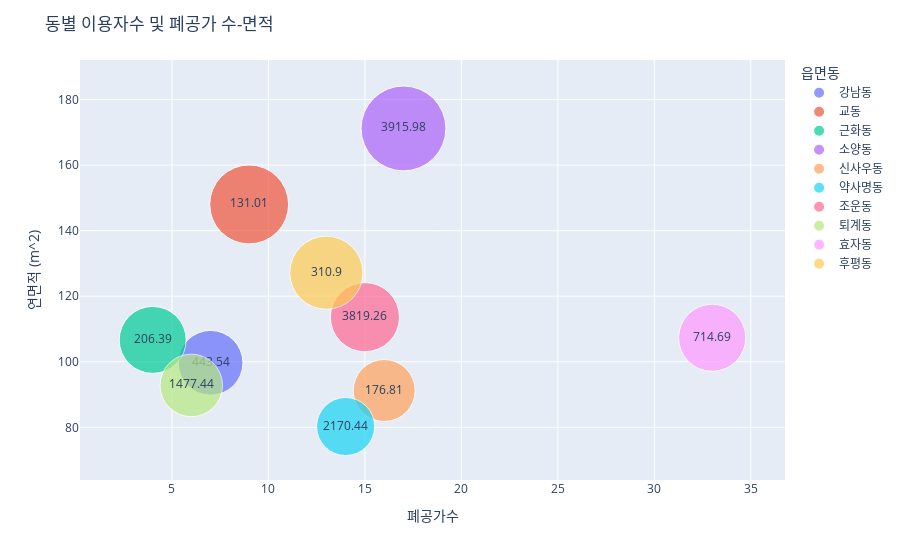

This figure's notebook cell:
### Code cell
fig = px.scatter(df_sum, x='폐공가수', y='연면적', size= '연면적', color = '읍면동', text = '이용자수', size_max=60)

fig.update_layout(title_text="동별 이용자수 및 폐공가 수-면적", height=800)
# fig.update_traces(textposition='top center')
fig.update_xaxes(title_text ='폐공가수')
fig.update_yaxes(title_text ='연면적 (m^2)')

fig.show()

### Figure 1 — Plotly figure (JSON) as saved in the notebook; plotly's stock layout.template omitted (floating-point values rounded to 4 significant figures)
{"data": [{"hovertemplate": "읍면동=강남동<br>폐공가수=%{x}<br>연면적=%{marker.size}<br>이용자수=%{text}<extra></extra>", "legendgroup": "강남동", "marker": {"color": "#636efa", "size": [99.68], "sizemode": "area", "sizeref": 0.04755, "symbol": "circle"}, "mode": "markers+text", "name": "강남동", "orientation": "v", "showlegend": true, "text": [443.5], "type": "scatter", "x": [7], "xaxis": "x", "y": [99.68], "yaxis": "y"}, {"hovertemplate": "읍면동=교동<br>폐공가수=%{x}<br>연면적=%{marker.size}<br>이용자수=%{text}<extra></extra>", "legendgroup": "교동", "marker": {"color": "#EF553B", "size": [148.0], "sizemode": "area", "sizeref": 0.04755, "symbol": "circle"}, "mode": "markers+text", "name": "교동", "orientation": "v", "showlegend": true, "text": [131.0], "type": "scatter", "x": [9], "xaxis": "x", "y": [148.0], "yaxis": "y"}, {"hovertemplate": "읍면동=근화동<br>폐공가수=%{x}<br>연면적=%{marker.size}<br>이용자수=%{text}<extra></extra>", "legendgroup": "근화동", "marker": {"color": "#00cc96", "size": [106.7], "sizemode": "area", "sizeref": 0.04755, "symbol": "circle"}, "mode": "markers+text", "name": "근화동", "orientation": "v", "showlegend": true, "text": [206.4], "type": "scatter", "x": [4], "xaxis": "x", "y": [106.7], "yaxis": "y"}, {"hovertemplate": "읍면동=소양동<br>폐공가수=%{x}<br>연면적=%{marker.size}<br>이용자수=%{text}<extra></extra>", "legendgroup": "소양동", "marker": {"color": "#ab63fa", "size": [171.2], "sizemode": "area", "sizeref": 0.04755, "symbol": "circle"}, "mode": "markers+text", "name": "소양동", "orientation": "v", "showlegend": true, "text": [3916.0], "type": "scatter", "x": [17], "xaxis": "x", "y": [171.2], "yaxis": "y"}, {"hovertemplate": "읍면동=신사우동<br>폐공가수=%{x}<br>연면적=%{marker.size}<br>이용자수=%{text}<extra></extra>", "legendgroup": "신사우동", "marker": {"color": "#FFA15A", "size": [91.23], "sizemode": "area", "sizeref": 0.04755, "symbol": "circle"}, "mode": "markers+text", "name": "신사우동", "orientation": "v", "showlegend": true, "text": [176.8], "type": "scatter", "x": [16], "xaxis": "x", "y": [91.23], "yaxis": "y"}, {"hovertemplate": "읍면동=약사명동<br>폐공가수=%{x}<br>연면적=%{marker.size}<br>이용자수=%{text}<extra></extra>", "legendgroup": "약사명동", "marker": {"color": "#19d3f3", "size": [80.25], "sizemode": "area", "sizeref": 0.04755, "symbol": "circle"}, "mode": "markers+text", "name": "약사명동", "orientation": "v", "showlegend": true, "text": [2170.0], "type": "scatter", "x": [14], "xaxis": "x", "y": [80.25], "yaxis": "y"}, {"hovertemplate": "읍면동=조운동<br>폐공가수=%{x}<br>연면적=%{marker.size}<br>이용자수=%{text}<extra></extra>", "legendgroup": "조운동", "marker": {"color": "#FF6692", "size": [113.6], "sizemode": "area", "sizeref": 0.04755, "symbol": "circle"}, "mode": "markers+text", "name": "조운동", "orientation": "v", "showlegend": true, "text": [3819.0], "type": "scatter", "x": [15], "xaxis": "x", "y": [113.6], "yaxis": "y"}, {"hovertemplate": "읍면동=퇴계동<br>폐공가수=%{x}<br>연면적=%{marker.size}<br>이용자수=%{text}<extra></extra>", "legendgroup": "퇴계동", "marker": {"color": "#B6E880", "size": [92.78], "sizemode": "area", "sizeref": 0.04755, "symbol": "circle"}, "mode": "markers+text", "name": "퇴계동", "orientation": "v", "showlegend": true, "text": [1477.0], "type": "scatter", "x": [6], "xaxis": "x", "y": [92.78], "yaxis": "y"}, {"hovertemplate": "읍면동=효자동<br>폐공가수=%{x}<br>연면적=%{marker.size}<br>이용자수=%{text}<extra></extra>", "legendgroup": "효자동", "marker": {"color": "#FF97FF", "size": [107.3], "sizemode": "area", "sizeref": 0.04755, "symbol": "circle"}, "mode": "markers+text", "name": "효자동", "orientation": "v", "showlegend": true, "text": [714.7], "type": "scatter", "x": [33], "xaxis": "x", "y": [107.3], "yaxis": "y"}, {"hovertemplate": "읍면동=후평동<br>폐공가수=%{x}<br>연면적=%{marker.size}<br>이용자수=%{text}<extra></extra>", "legendgroup": "후평동", "marker": {"color": "#FECB52", "size": [127.2], "sizemode": "area", "sizeref": 0.04755, "symbol": "circle"}, "mode": "markers+text", "name": "후평동", "orientation": "v", "showlegend": true, "text": [310.9], "type": "scatter", "x": [13], "xaxis": "x", "y": [127.2], "yaxis": "y"}], "layout": {"autosize": true, "legend": {"itemsizing": "constant", "title": {"text": "읍면동"}, "tracegroupgap": 0}, "margin": {"t": 60}, "title": {"text": "동별 이용자수 및 폐공가 수-면적"}, "xaxis": {"anchor": "y", "autorange": true, "domain": [0, 1], "range": [0.7205, 36.28], "title": {"text": "폐공가수"}, "type": "linear"}, "yaxis": {"anchor": "x", "autorange": true, "domain": [0, 1], "range": [68.67, 185.4], "title": {"text": "연면적 (m^2)"}, "type": "linear"}}}
